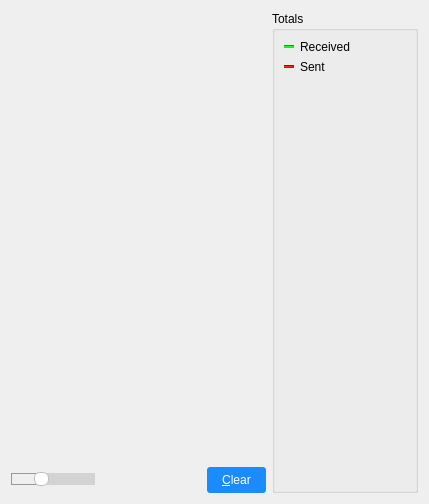
     <widget class="QWidget" name="tab_nettraffic">
      <attribute name="title">
       <string>&amp;Network Traffic</string>
      </attribute>
      <layout class="QHBoxLayout" name="horizontalLayout_3">
       <item>
        <layout class="QVBoxLayout" name="verticalLayout_4">
         <item>
          <widget class="TrafficGraphWidget" name="trafficGraph" native="true">
           <property name="sizePolicy">
            <sizepolicy hsizetype="Expanding" vsizetype="Expanding">
             <horstretch>0</horstretch>
             <verstretch>0</verstretch>
            </sizepolicy>
           </property>
          </widget>
         </item>
         <item>
          <layout class="QHBoxLayout" name="horizontalLayout_2">
           <item>
            <widget class="QSlider" name="sldGraphRange">
             <property name="styleSheet">
              <string notr="true">QSlider::groove:horizontal {
border: 1px solid #999999;
height: 10px;
border-radius: 9px;
}

QSlider::handle:horizontal {
height: 10px;
border-radius: 4px;
background-color:#fff;
width: 13px;
margin-top: -2px;
margin-bottom: -2px;
border-radius: 6px;
border: 1px solid #bfbfbf;
}

QSlider::add-page:qlineargradient {
background: lightgrey;
border-top-right-radius: 9px;
border-bottom-right-radius: 9px;
border-top-left-radius: 0px;
border-bottom-left-radius: 0px;
}

QSlider::sub-page:qlineargradient {
background: qlineargradient(x1: 0, y1: 0.2, x2: 1, y2: 1,
    stop: 0 #1a8cff, stop: 1 #0059b3);
border-top-right-radius: 0px;
border-bottom-right-radius: 0px;
border-top-left-radius: 9px;
border-bottom-left-radius: 9px;
}</string>
             </property>
             <property name="minimum">
              <number>0</number>
             </property>
             <property name="maximum">
              <number>9</number>
             </property>
             <property name="pageStep">
              <number>1</number>
             </property>
             <property name="value">
              <number>3</number>
             </property>
             <property name="orientation">
              <enum>Qt::Horizontal</enum>
             </property>
            </widget>
           </item>
           <item>
            <widget class="QLabel" name="lblGraphRange">
             <property name="minimumSize">
              <size>
               <width>100</width>
               <height>0</height>
              </size>
             </property>
             <property name="alignment">
              <set>Qt::AlignCenter</set>
             </property>
            </widget>
           </item>
           <item>
            <widget class="QPushButton" name="btnClearTrafficGraph">
             <property name="styleSheet">
              <string notr="true">QPushButton { /* Global Button Style */
background-color: #1a8cff;
border:0;
border-radius:3px;
color:#ffffff;
font-size:12px;
font-weight:normal;
height: 20px;
padding-left:15px;
padding-right:15px;
padding-top:3px;
padding-bottom:3px;
}

QPushButton:hover {
background-color: #0073e6;
}

QPushButton:focus {
border:none;
outline:none;
}

QPushButton:disabled {
    background-color: rgba(26, 140, 255, 0.5);
}</string>
             </property>
             <property name="text">
              <string>&amp;Clear</string>
             </property>
             <property name="autoDefault">
              <bool>false</bool>
             </property>
            </widget>
           </item>
          </layout>
         </item>
        </layout>
       </item>
       <item>
        <layout class="QVBoxLayout" name="verticalLayout">
         <item>
          <widget class="QGroupBox" name="groupBox">
           <property name="title">
            <string>Totals</string>
           </property>
           <layout class="QVBoxLayout" name="verticalLayout_5">
            <item>
             <layout class="QHBoxLayout" name="horizontalLayout_4">
              <item>
               <widget class="Line" name="line">
                <property name="sizePolicy">
                 <sizepolicy hsizetype="Fixed" vsizetype="Fixed">
                  <horstretch>0</horstretch>
                  <verstretch>0</verstretch>
                 </sizepolicy>
                </property>
                <property name="minimumSize">
                 <size>
                  <width>10</width>
                  <height>0</height>
                 </size>
                </property>
                <property name="palette">
                 <palette>
                  <active>
                   <colorrole role="Button">
                    <brush brushstyle="SolidPattern">
                     <color alpha="255">
                      <red>0</red>
                      <green>255</green>
                      <blue>0</blue>
                     </color>
                    </brush>
                   </colorrole>
                   <colorrole role="Light">
                    <brush brushstyle="SolidPattern">
                     <color alpha="255">
                      <red>0</red>
                      <green>255</green>
                      <blue>0</blue>
                     </color>
                    </brush>
                   </colorrole>
                   <colorrole role="Base">
                    <brush brushstyle="SolidPattern">
                     <color alpha="255">
                      <red>0</red>
                      <green>255</green>
                      <blue>0</blue>
                     </color>
                    </brush>
                   </colorrole>
                   <colorrole role="Window">
                    <brush brushstyle="SolidPattern">
                     <color alpha="255">
                      <red>0</red>
                      <green>255</green>
                      <blue>0</blue>
                     </color>
                    </brush>
                   </colorrole>
                  </active>
                  <inactive>
                   <colorrole role="Button">
                    <brush brushstyle="SolidPattern">
                     <color alpha="255">
                      <red>0</red>
                      <green>255</green>
                      <blue>0</blue>
                     </color>
                    </brush>
                   </colorrole>
                   <colorrole role="Light">
                    <brush brushstyle="SolidPattern">
                     <color alpha="255">
                      <red>0</red>
                      <green>255</green>
                      <blue>0</blue>
                     </color>
                    </brush>
                   </colorrole>
                   <colorrole role="Base">
                    <brush brushstyle="SolidPattern">
                     <color alpha="255">
                      <red>0</red>
                      <green>255</green>
                      <blue>0</blue>
                     </color>
                    </brush>
                   </colorrole>
                   <colorrole role="Window">
                    <brush brushstyle="SolidPattern">
                     <color alpha="255">
                      <red>0</red>
                      <green>255</green>
                      <blue>0</blue>
                     </color>
                    </brush>
                   </colorrole>
                  </inactive>
                  <disabled>
                   <colorrole role="Button">
                    <brush brushstyle="SolidPattern">
                     <color alpha="255">
                      <red>0</red>
                      <green>255</green>
                      <blue>0</blue>
                     </color>
                    </brush>
                   </colorrole>
                   <colorrole role="Light">
                    <brush brushstyle="SolidPattern">
                     <color alpha="255">
                      <red>0</red>
                      <green>255</green>
                      <blue>0</blue>
                     </color>
                    </brush>
                   </colorrole>
                   <colorrole role="Base">
                    <brush brushstyle="SolidPattern">
                     <color alpha="255">
                      <red>0</red>
                      <green>255</green>
                      <blue>0</blue>
                     </color>
                    </brush>
                   </colorrole>
                   <colorrole role="Window">
                    <brush brushstyle="SolidPattern">
                     <color alpha="255">
                      <red>0</red>
                      <green>255</green>
                      <blue>0</blue>
                     </color>
                    </brush>
                   </colorrole>
                  </disabled>
                 </palette>
                </property>
                <property name="styleSheet">
                 <string notr="true">background-color:  #00ff00;</string>
                </property>
                <property name="orientation">
                 <enum>Qt::Horizontal</enum>
                </property>
               </widget>
              </item>
              <item>
               <widget class="QLabel" name="label_16">
                <property name="text">
                 <string>Received</string>
                </property>
               </widget>
              </item>
              <item>
               <widget class="QLabel" name="lblBytesIn">
                <property name="minimumSize">
                 <size>
                  <width>50</width>
                  <height>0</height>
                 </size>
                </property>
                <property name="alignment">
                 <set>Qt::AlignRight|Qt::AlignTrailing|Qt::AlignVCenter</set>
                </property>
               </widget>
              </item>
             </layout>
            </item>
            <item>
             <layout class="QHBoxLayout" name="horizontalLayout_5">
              <item>
               <widget class="Line" name="line_2">
                <property name="sizePolicy">
                 <sizepolicy hsizetype="Fixed" vsizetype="Fixed">
                  <horstretch>0</horstretch>
                  <verstretch>0</verstretch>
                 </sizepolicy>
                </property>
                <property name="minimumSize">
                 <size>
                  <width>10</width>
                  <height>0</height>
                 </size>
                </property>
                <property name="palette">
                 <palette>
                  <active>
                   <colorrole role="Button">
                    <brush brushstyle="SolidPattern">
                     <color alpha="255">
                      <red>255</red>
                      <green>0</green>
                      <blue>0</blue>
                     </color>
                    </brush>
                   </colorrole>
                   <colorrole role="Light">
                    <brush brushstyle="SolidPattern">
                     <color alpha="255">
                      <red>255</red>
                      <green>0</green>
                      <blue>0</blue>
                     </color>
                    </brush>
                   </colorrole>
                   <colorrole role="Base">
                    <brush brushstyle="SolidPattern">
                     <color alpha="255">
                      <red>255</red>
                      <green>0</green>
                      <blue>0</blue>
                     </color>
                    </brush>
                   </colorrole>
                   <colorrole role="Window">
                    <brush brushstyle="SolidPattern">
                     <color alpha="255">
                      <red>255</red>
                      <green>0</green>
                      <blue>0</blue>
                     </color>
                    </brush>
                   </colorrole>
                  </active>
                  <inactive>
                   <colorrole role="Button">
                    <brush brushstyle="SolidPattern">
                     <color alpha="255">
                      <red>255</red>
                      <green>0</green>
                      <blue>0</blue>
                     </color>
                    </brush>
                   </colorrole>
                   <colorrole role="Light">
                    <brush brushstyle="SolidPattern">
                     <color alpha="255">
                      <red>255</red>
                      <green>0</green>
                      <blue>0</blue>
                     </color>
                    </brush>
                   </colorrole>
                   <colorrole role="Base">
                    <brush brushstyle="SolidPattern">
                     <color alpha="255">
                      <red>255</red>
                      <green>0</green>
                      <blue>0</blue>
                     </color>
                    </brush>
                   </colorrole>
                   <colorrole role="Window">
                    <brush brushstyle="SolidPattern">
                     <color alpha="255">
                      <red>255</red>
                      <green>0</green>
                      <blue>0</blue>
                     </color>
                    </brush>
                   </colorrole>
                  </inactive>
                  <disabled>
                   <colorrole role="Button">
                    <brush brushstyle="SolidPattern">
                     <color alpha="255">
                      <red>255</red>
                      <green>0</green>
                      <blue>0</blue>
                     </color>
                    </brush>
                   </colorrole>
                   <colorrole role="Light">
                    <brush brushstyle="SolidPattern">
                     <color alpha="255">
                      <red>255</red>
                      <green>0</green>
                      <blue>0</blue>
                     </color>
                    </brush>
                   </colorrole>
                   <colorrole role="Base">
                    <brush brushstyle="SolidPattern">
                     <color alpha="255">
                      <red>255</red>
                      <green>0</green>
                      <blue>0</blue>
                     </color>
                    </brush>
                   </colorrole>
                   <colorrole role="Window">
                    <brush brushstyle="SolidPattern">
                     <color alpha="255">
                      <red>255</red>
                      <green>0</green>
                      <blue>0</blue>
                     </color>
                    </brush>
                   </colorrole>
                  </disabled>
                 </palette>
                </property>
                <property name="styleSheet">
                 <string notr="true">background-color: #ff0000;</string>
                </property>
                <property name="orientation">
                 <enum>Qt::Horizontal</enum>
                </property>
               </widget>
              </item>
              <item>
               <widget class="QLabel" name="label_17">
                <property name="text">
                 <string>Sent</string>
                </property>
               </widget>
              </item>
              <item>
               <widget class="QLabel" name="lblBytesOut">
                <property name="minimumSize">
                 <size>
                  <width>50</width>
                  <height>0</height>
                 </size>
                </property>
                <property name="alignment">
                 <set>Qt::AlignRight|Qt::AlignTrailing|Qt::AlignVCenter</set>
                </property>
               </widget>
              </item>
             </layout>
            </item>
            <item>
             <spacer name="verticalSpacer_4">
              <property name="orientation">
               <enum>Qt::Vertical</enum>
              </property>
              <property name="sizeHint" stdset="0">
               <size>
                <width>20</width>
                <height>407</height>
               </size>
              </property>
             </spacer>
            </item>
           </layout>
          </widget>
         </item>
        </layout>
       </item>
      </layout>
     </widget>
